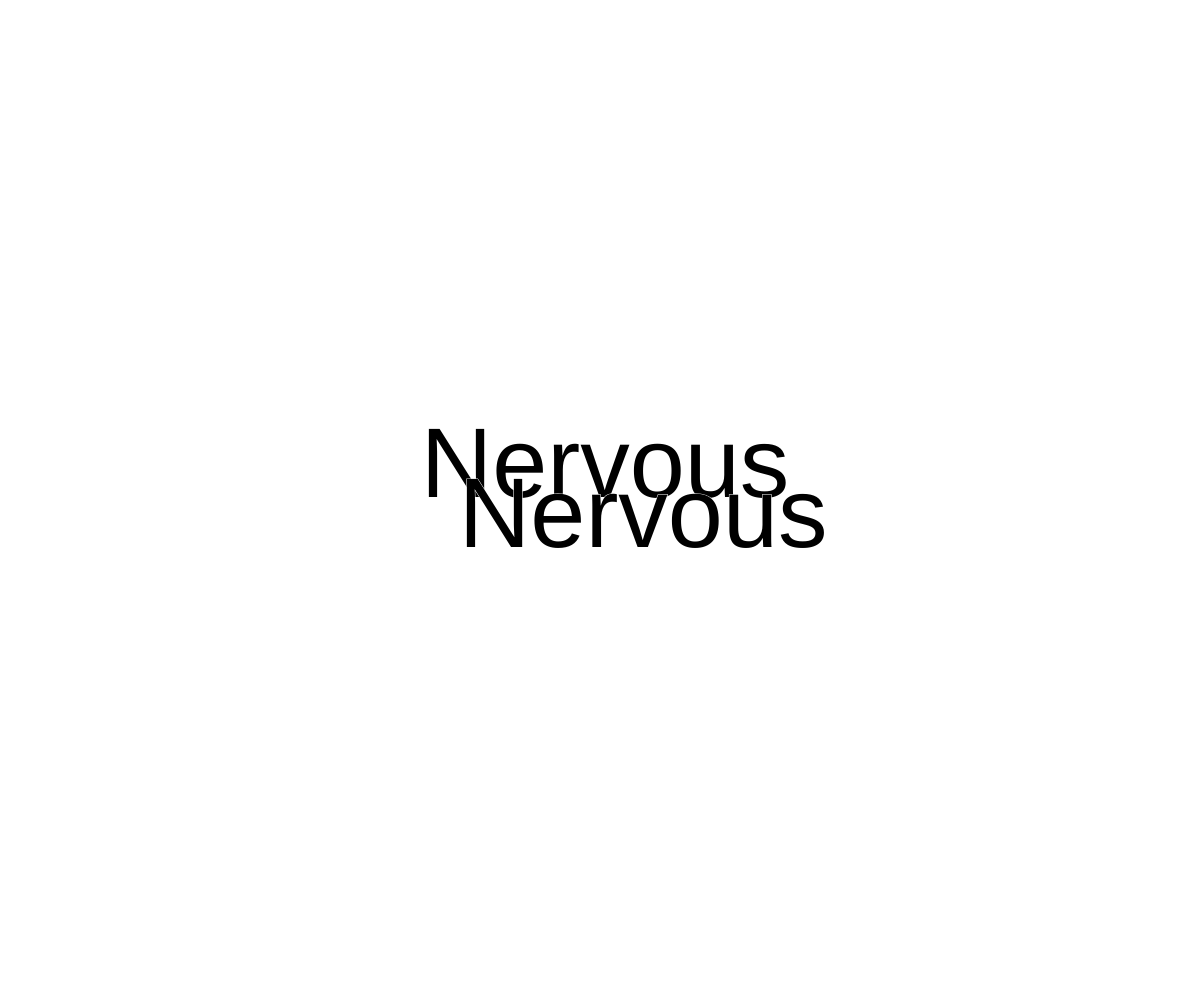
Frame 1 (no input)
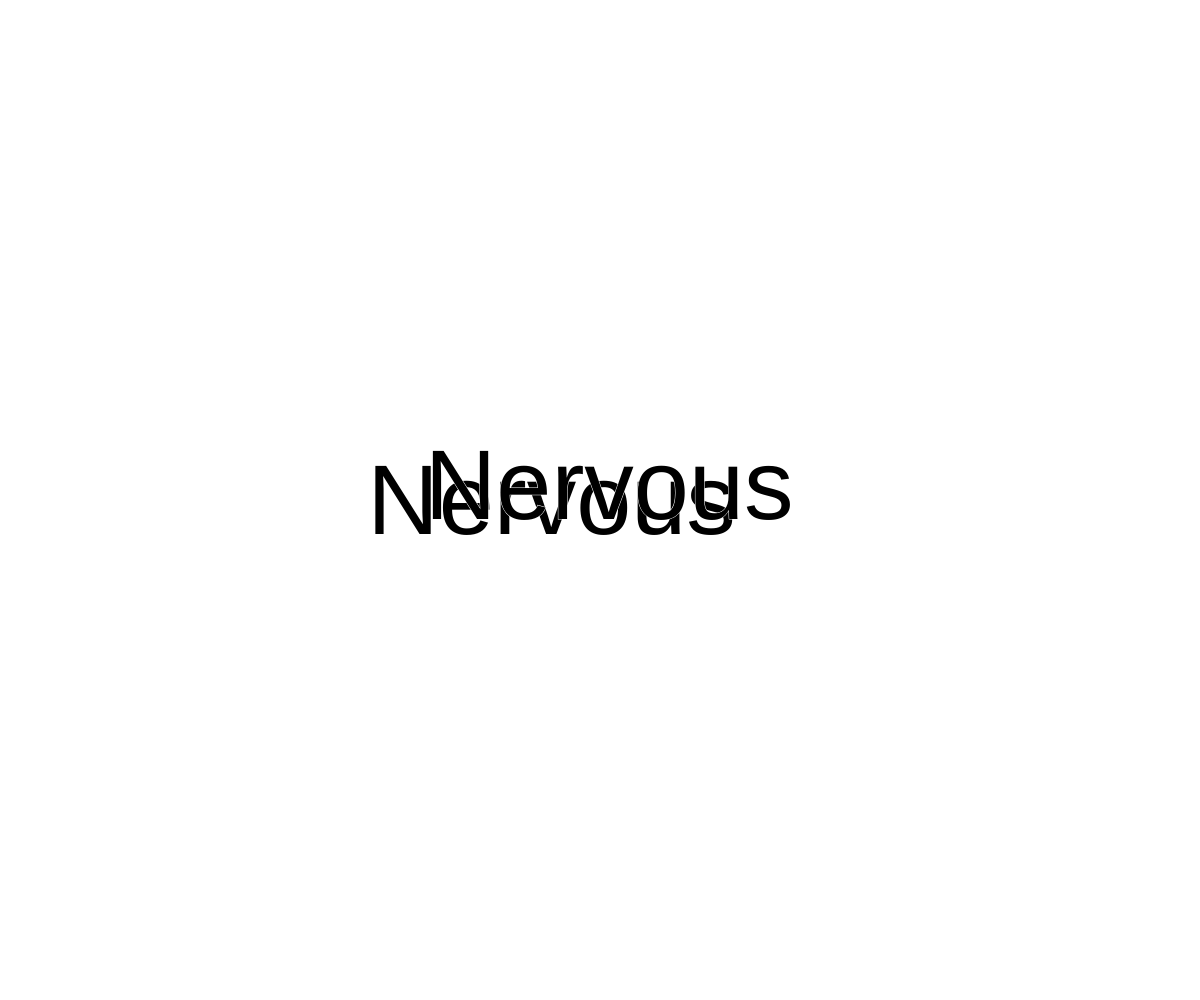
Frame 60 (no input)
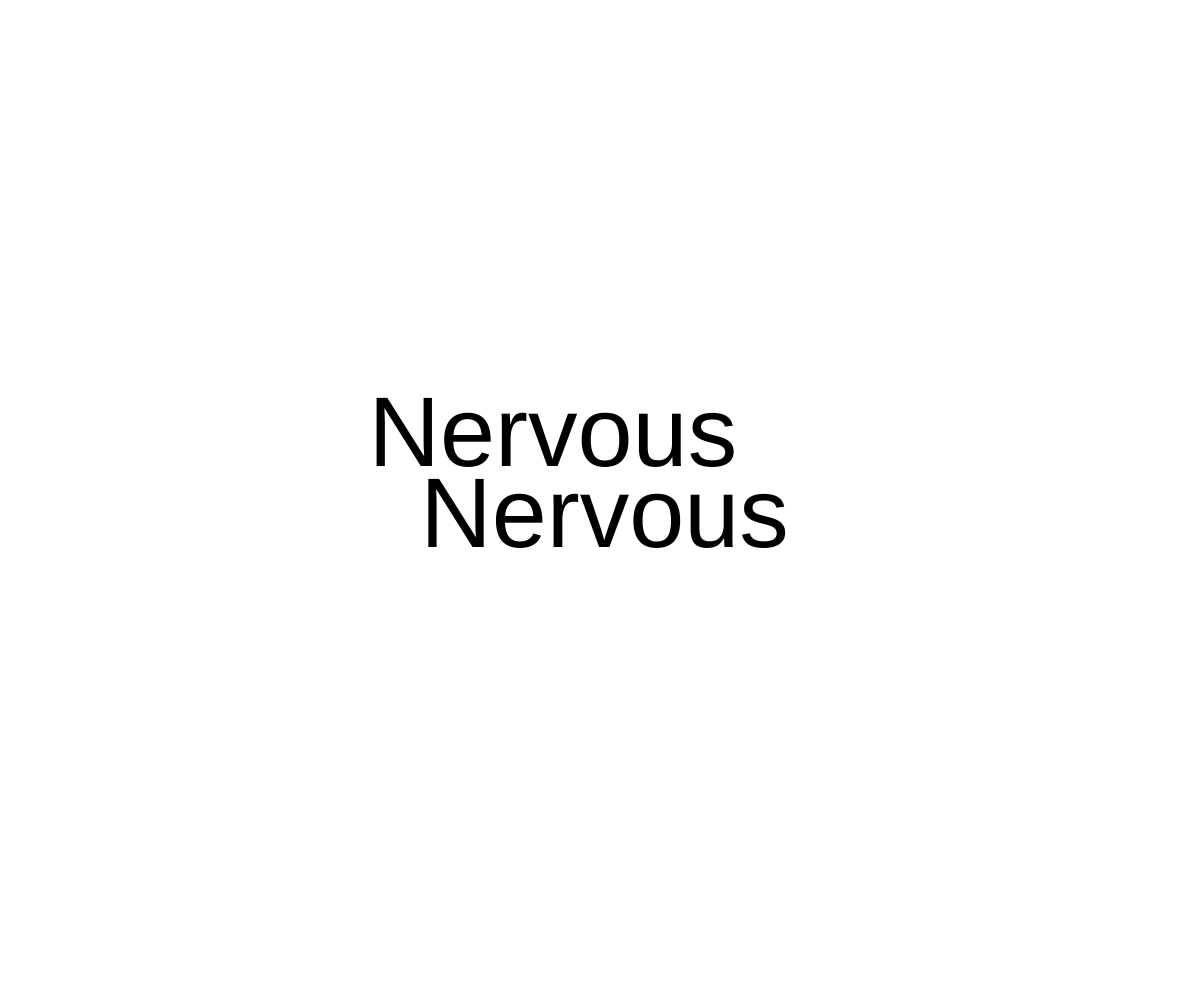
Frame 120 (the mouse pressed at the canvas centre since frame 60)

The p5.js sketch that drew these frames (run headless with seeded random() and noise() and a simulated clock; from frame 60 on, the mouse is pressed at the canvas centre):

// p5.js sketch
// ── sketch.js
let z = (255)
function setup() {
  createCanvas(windowWidth, windowHeight)
  fill(0)
  stroke(255)
  textAlign(CENTER)
 

}

function draw() {
  background(z)
  
  for (let i = -0.4; i < 2; i += 2) {
    push()
    let x = width / 2 + 50 * sin(frameCount / 2 + i)
    let y = height / 2 + 50 * sin(frameCount / 3 + i)
    let size = 100
    textSize(size-1)
    translate(x, y)
    text("Nervous", 0, 0)
    pop()
  }
}
function keyReleased(){
  (keyCode === 32); 
    if (z == 255) {
    z = 0;
  } else {
    z = 255
  }
}
